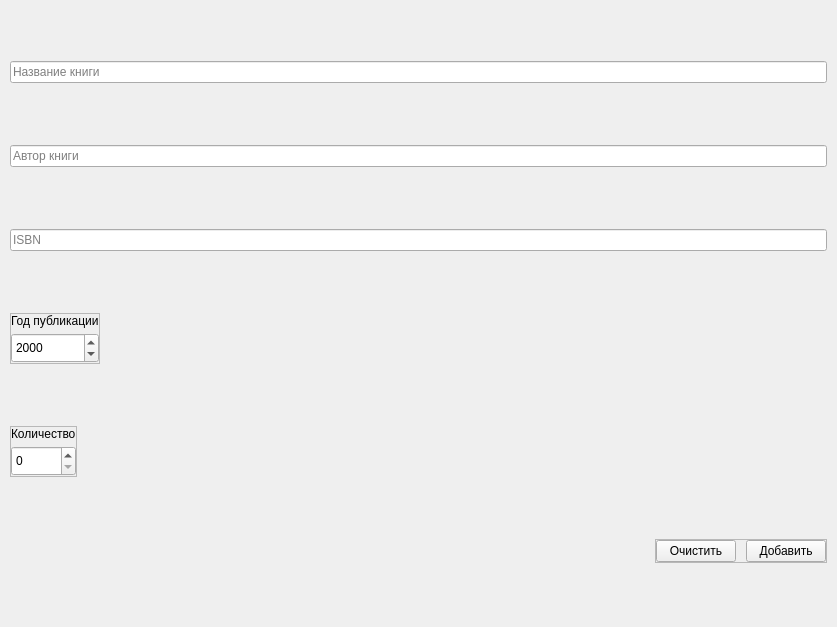
          <widget class="QWidget" name="widgetContents_tab2">
           <property name="geometry">
            <rect>
             <x>0</x>
             <y>0</y>
             <width>837</width>
             <height>627</height>
            </rect>
           </property>
           <property name="sizePolicy">
            <sizepolicy hsizetype="Expanding" vsizetype="Expanding">
             <horstretch>0</horstretch>
             <verstretch>0</verstretch>
            </sizepolicy>
           </property>
           <layout class="QVBoxLayout" name="verticalLayout">
            <property name="spacing">
             <number>1</number>
            </property>
            <property name="leftMargin">
             <number>10</number>
            </property>
            <property name="topMargin">
             <number>0</number>
            </property>
            <property name="rightMargin">
             <number>10</number>
            </property>
            <property name="bottomMargin">
             <number>0</number>
            </property>
            <item>
             <widget class="QLineEdit" name="lineEdit_name_book_add">
              <property name="sizePolicy">
               <sizepolicy hsizetype="Preferred" vsizetype="Fixed">
                <horstretch>0</horstretch>
                <verstretch>0</verstretch>
               </sizepolicy>
              </property>
              <property name="placeholderText">
               <string>Название книги</string>
              </property>
             </widget>
            </item>
            <item>
             <widget class="QLineEdit" name="lineEdit_author_add">
              <property name="sizePolicy">
               <sizepolicy hsizetype="Preferred" vsizetype="Fixed">
                <horstretch>0</horstretch>
                <verstretch>0</verstretch>
               </sizepolicy>
              </property>
              <property name="placeholderText">
               <string>Автор книги</string>
              </property>
             </widget>
            </item>
            <item>
             <widget class="QLineEdit" name="lineEdit_isbn_add">
              <property name="sizePolicy">
               <sizepolicy hsizetype="Preferred" vsizetype="Fixed">
                <horstretch>0</horstretch>
                <verstretch>0</verstretch>
               </sizepolicy>
              </property>
              <property name="placeholderText">
               <string>ISBN</string>
              </property>
             </widget>
            </item>
            <item>
             <widget class="QFrame" name="frame_year_pub">
              <property name="sizePolicy">
               <sizepolicy hsizetype="Fixed" vsizetype="Fixed">
                <horstretch>0</horstretch>
                <verstretch>0</verstretch>
               </sizepolicy>
              </property>
              <property name="frameShape">
               <enum>QFrame::StyledPanel</enum>
              </property>
              <property name="frameShadow">
               <enum>QFrame::Raised</enum>
              </property>
              <layout class="QVBoxLayout" name="verticalLayout_18">
               <property name="spacing">
                <number>5</number>
               </property>
               <property name="leftMargin">
                <number>0</number>
               </property>
               <property name="topMargin">
                <number>0</number>
               </property>
               <property name="rightMargin">
                <number>0</number>
               </property>
               <property name="bottomMargin">
                <number>0</number>
               </property>
               <item>
                <widget class="QLabel" name="label">
                 <property name="sizePolicy">
                  <sizepolicy hsizetype="Fixed" vsizetype="Fixed">
                   <horstretch>0</horstretch>
                   <verstretch>0</verstretch>
                  </sizepolicy>
                 </property>
                 <property name="text">
                  <string>Год публикации</string>
                 </property>
                </widget>
               </item>
               <item>
                <widget class="QDateEdit" name="dateEdit_year_publication_add">
                 <property name="minimumSize">
                  <size>
                   <width>0</width>
                   <height>30</height>
                  </size>
                 </property>
                 <property name="cursor">
                  <cursorShape>PointingHandCursor</cursorShape>
                 </property>
                 <property name="minimumDate">
                  <date>
                   <year>1752</year>
                   <month>9</month>
                   <day>14</day>
                  </date>
                 </property>
                 <property name="minimumTime">
                  <time>
                   <hour>0</hour>
                   <minute>0</minute>
                   <second>0</second>
                  </time>
                 </property>
                 <property name="displayFormat">
                  <string>yyyy</string>
                 </property>
                </widget>
               </item>
              </layout>
             </widget>
            </item>
            <item>
             <widget class="QFrame" name="frame_quantity">
              <property name="sizePolicy">
               <sizepolicy hsizetype="Fixed" vsizetype="Fixed">
                <horstretch>0</horstretch>
                <verstretch>0</verstretch>
               </sizepolicy>
              </property>
              <property name="frameShape">
               <enum>QFrame::StyledPanel</enum>
              </property>
              <property name="frameShadow">
               <enum>QFrame::Raised</enum>
              </property>
              <layout class="QVBoxLayout" name="verticalLayout_20">
               <property name="spacing">
                <number>5</number>
               </property>
               <property name="leftMargin">
                <number>0</number>
               </property>
               <property name="topMargin">
                <number>0</number>
               </property>
               <property name="rightMargin">
                <number>0</number>
               </property>
               <property name="bottomMargin">
                <number>0</number>
               </property>
               <item>
                <widget class="QLabel" name="label_2">
                 <property name="sizePolicy">
                  <sizepolicy hsizetype="Fixed" vsizetype="Fixed">
                   <horstretch>0</horstretch>
                   <verstretch>0</verstretch>
                  </sizepolicy>
                 </property>
                 <property name="text">
                  <string>Количество</string>
                 </property>
                </widget>
               </item>
               <item>
                <widget class="QSpinBox" name="spinBox_quantity_add">
                 <property name="minimumSize">
                  <size>
                   <width>50</width>
                   <height>30</height>
                  </size>
                 </property>
                 <property name="cursor">
                  <cursorShape>PointingHandCursor</cursorShape>
                 </property>
                </widget>
               </item>
              </layout>
             </widget>
            </item>
            <item alignment="Qt::AlignRight">
             <widget class="QFrame" name="frame_button_add_book">
              <property name="sizePolicy">
               <sizepolicy hsizetype="Fixed" vsizetype="Fixed">
                <horstretch>0</horstretch>
                <verstretch>0</verstretch>
               </sizepolicy>
              </property>
              <property name="frameShape">
               <enum>QFrame::StyledPanel</enum>
              </property>
              <property name="frameShadow">
               <enum>QFrame::Raised</enum>
              </property>
              <layout class="QHBoxLayout" name="horizontalLayout_14">
               <property name="spacing">
                <number>10</number>
               </property>
               <property name="leftMargin">
                <number>0</number>
               </property>
               <property name="topMargin">
                <number>0</number>
               </property>
               <property name="rightMargin">
                <number>0</number>
               </property>
               <property name="bottomMargin">
                <number>0</number>
               </property>
               <item>
                <widget class="QPushButton" name="pushButton_clear_add_new_book">
                 <property name="cursor">
                  <cursorShape>PointingHandCursor</cursorShape>
                 </property>
                 <property name="text">
                  <string>Очистить</string>
                 </property>
                 <property name="icon">
                  <iconset resource="../icons/icons.qrc">
                   <normaloff>:/icons/main/trash.png</normaloff>:/icons/main/trash.png</iconset>
                 </property>
                 <property name="iconSize">
                  <size>
                   <width>32</width>
                   <height>32</height>
                  </size>
                 </property>
                </widget>
               </item>
               <item>
                <widget class="QPushButton" name="pushButton_add_new_book">
                 <property name="cursor">
                  <cursorShape>PointingHandCursor</cursorShape>
                 </property>
                 <property name="text">
                  <string>Добавить</string>
                 </property>
                 <property name="icon">
                  <iconset resource="../icons/icons.qrc">
                   <normaloff>:/icons/book/add-book.png</normaloff>:/icons/book/add-book.png</iconset>
                 </property>
                 <property name="iconSize">
                  <size>
                   <width>32</width>
                   <height>32</height>
                  </size>
                 </property>
                </widget>
               </item>
              </layout>
             </widget>
            </item>
           </layout>
          </widget>
